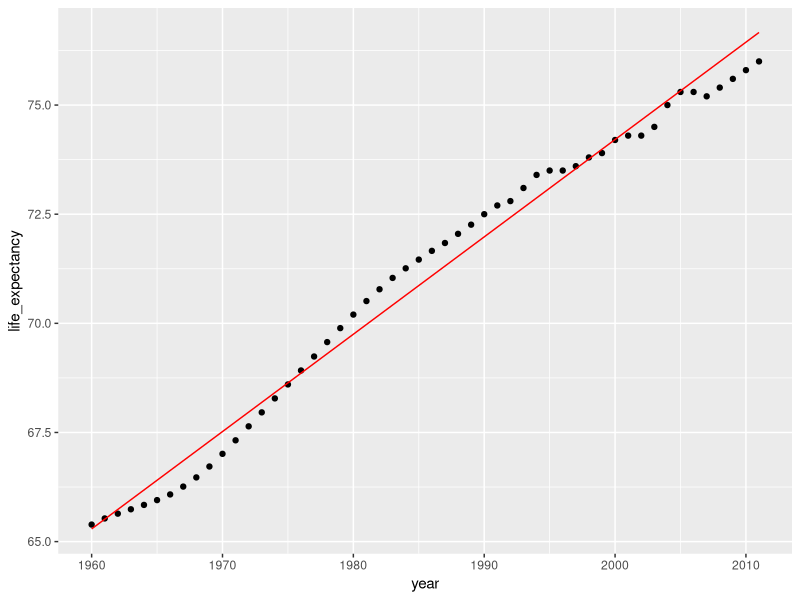
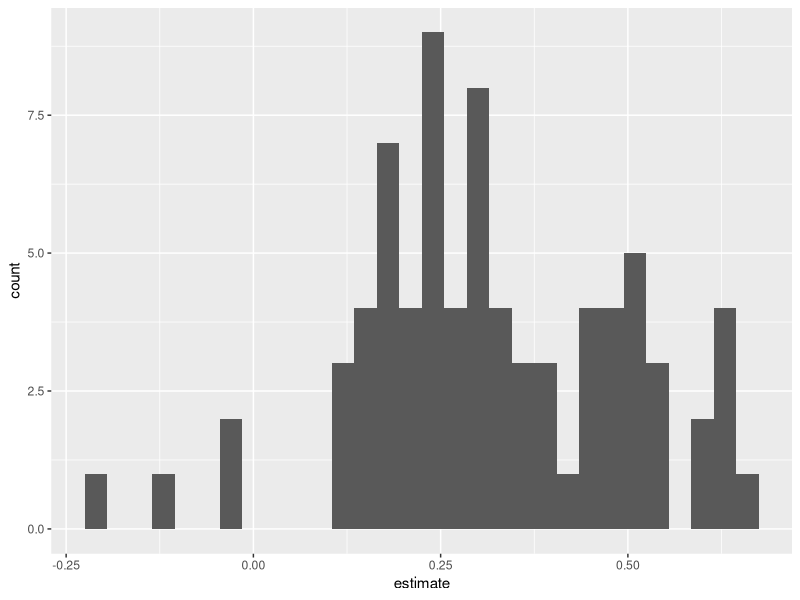
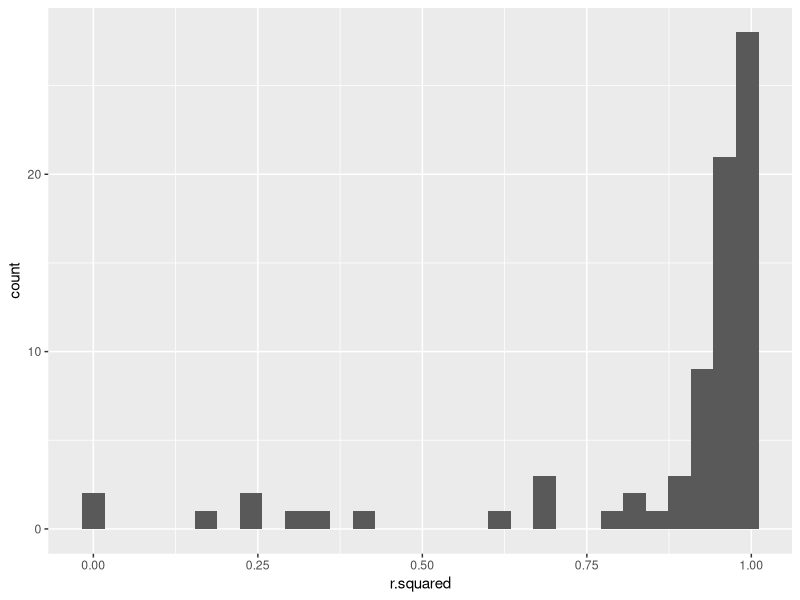
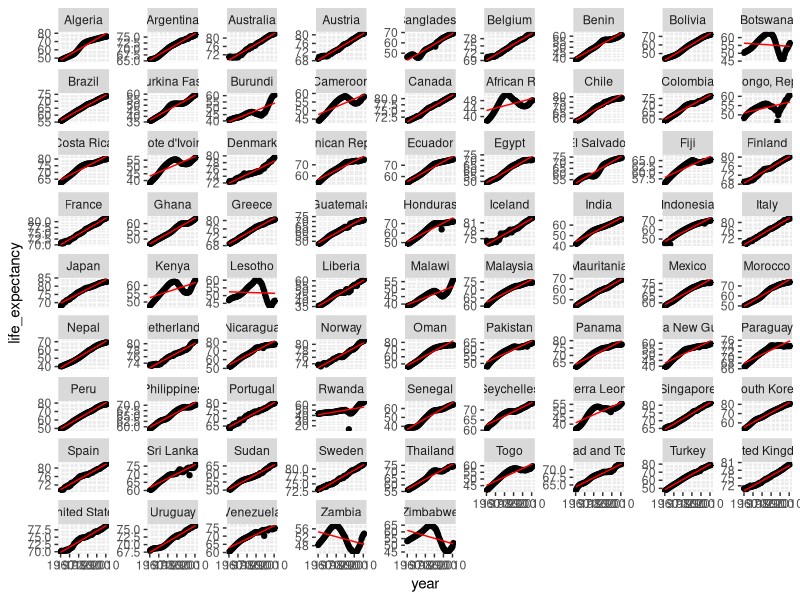
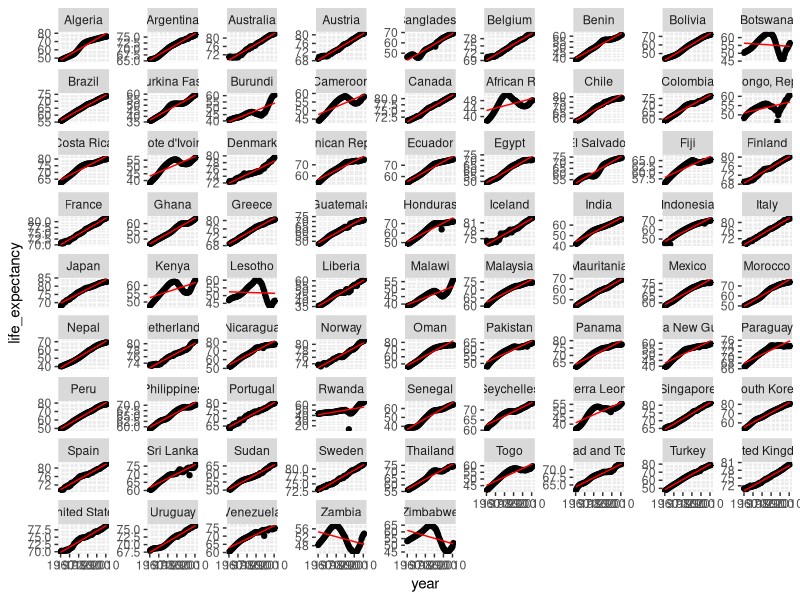

Write the R code that produced these figures, in order. (Note: this script raises an error after producing the figures.)
## ---- chunk 1
knitr::opts_chunk$set(echo = TRUE, message = FALSE, warning = FALSE)
library(tidyverse)
select <- dplyr::select
library(dslabs)
gapminder <- gapminder %>% drop_na(population)
gapminder <- read.csv("gapminder.csv") %>% select(-1) %>% as.tibble()
library(broom)
library(rsample)

## ---- chunk 2
# Explore gapminder
head(gapminder)

# Prepare the nested dataframe gap_nested
gap_nested <- gapminder %>% group_by(country) %>% nest()

# Explore gap_nested
head(gap_nested)
## ---- chunk 3
# Create the unnested dataframe called gap_unnnested
gap_unnested <- gap_nested %>% unnest() %>% arrange(year) %>% as.data.frame() 

# Confirm that your data was not modified  
identical(gapminder, gap_unnested)
## ---- chunk 4
# Extract the data of Algeria
algeria_df <- gap_nested$data[[2]]

# Calculate the minimum of the population vector
min(algeria_df$population)

# Calculate the maximum of the population vector
max(algeria_df$population)

# Calculate the mean of the population vector
mean(algeria_df$population)
## ---- chunk 5
# Calculate the mean population for each country
pop_nested <- gap_nested %>% mutate(mean_pop = map(data, ~mean(.x$population)))

# Take a look at pop_nested
head(pop_nested)

# Extract the mean_pop value by using unnest
pop_mean <- pop_nested %>% unnest(mean_pop)

# Take a look at pop_mean
head(pop_mean)
## ---- chunk 6
# Calculate mean population and store result as a double
pop_mean <- gap_nested %>% mutate(mean_pop = map_dbl(data, ~mean(.x$population)))

# Take a look at pop_mean
head(pop_mean)
## ---- chunk 7
# Build a linear model for each country
gap_models <- gap_nested %>% mutate(model = map(data, ~lm(formula = life_expectancy~year, data = .x)))
    
# Extract the model for Algeria    
algeria_model <- gap_models$model[[2]]

# View the summary for the Algeria model
summary(algeria_model)
## ---- chunk 8
# Extract the coefficients of the algeria_model as a dataframe
tidy(algeria_model)

# Extract the statistics of the algeria_model as a dataframe
glance(algeria_model)
## ---- chunk 9
# Build the augmented dataframe
algeria_fitted <- augment(algeria_model)

# Compare the predicted values with the actual values of life expectancy
algeria_fitted %>% ggplot(aes(x = year)) +
  geom_point(aes(y = life_expectancy)) + 
  geom_line(aes(y = .fitted), color = "red")
## ---- chunk 10
# Extract the coefficient statistics of each model into nested dataframes
model_coef_nested <- gap_models %>% mutate(coef = map(model, ~tidy(.x)))
    
# Simplify the coef dataframes for each model    
model_coef <- model_coef_nested %>% unnest(coef)

# Plot a histogram of the coefficient estimates for year         
model_coef %>% filter(term == "year") %>% ggplot(aes(x = estimate)) +
  geom_histogram()
## ---- chunk 11
# Extract the fit statistics of each model into dataframes
model_perf_nested <- gap_models %>% mutate(fit = map(model, ~glance(.x)))

# Simplify the fit dataframes for each model    
model_perf <- model_perf_nested %>% unnest(fit)
    
# Look at the first six rows of model_perf
head(model_perf)
## ---- chunk 12
# Plot a histogram of rsquared for the 77 models    
model_perf %>% ggplot(aes(x = r.squared)) + geom_histogram()
  
# Extract the 4 best fitting models
best_fit <- model_perf %>% top_n(n = 4, wt = r.squared)

# Extract the 4 models with the worst fit
worst_fit <- model_perf %>% top_n(n = 4, wt = -r.squared)
## ---- chunk 13
best_augmented <- best_fit %>% 
  # Build the augmented dataframe for each country model
  mutate(augmented = map(model, ~augment(.x))) %>% 
  # Expand the augmented dataframes
  unnest(augmented)

worst_augmented <- worst_fit %>% 
  # Build the augmented dataframe for each country model
  mutate(augmented = map(model, ~augment(.x))) %>% 
  # Expand the augmented dataframes
  unnest(augmented)
## ---- chunk 14
# Compare the predicted values with the actual values of life expectancy 
# for the top 4 best fitting models
best_augmented %>% 
  ggplot(aes(x = year)) +
  geom_point(aes(y = life_expectancy)) + 
  geom_line(aes(y = .fitted), color = "red") +
  facet_wrap(~country, scales = "free_y")

# Compare the predicted values with the actual values of life expectancy 
# for the top 4 worst fitting models
worst_augmented %>% 
  ggplot(aes(x = year)) +
  geom_point(aes(y = life_expectancy)) + 
  geom_line(aes(y = .fitted), color = "red") +
  facet_wrap(~country, scales = "free_y")
## ---- chunk 15


# Build a linear model for each country using all features
gap_fullmodel <- gap_nested %>% mutate(model = map(data, ~lm(life_expectancy~., data = .x)))

fullmodel_perf <- gap_fullmodel %>% 
  # Extract the fit statistics of each model into dataframes
  mutate(fit = map(model, ~glance(.x))) %>% 
  # Simplify the fit dataframes for each model
  unnest(fit)
  
# View the performance for the four countries with the worst fitting 
# four simple models you looked at before
fullmodel_perf %>% 
  filter(country %in% worst_fit$country) %>% 
  select(country, adj.r.squared)
## ---- chunk 16
set.seed(42)

# Prepare the initial split object
gap_split <- initial_split(gapminder, prop = .75)

# Extract the training dataframe
training_data <- training(gap_split)

# Extract the testing dataframe
testing_data <- testing(gap_split)

# Calculate the dimensions of both training_data and testing_data
dim(training_data)
dim(testing_data)
## ---- chunk 17
set.seed(42)

# Prepare the dataframe containing the cross validation partitions
cv_split <- vfold_cv(training_data, v = 5)

cv_data <- cv_split %>% 
  mutate(
    # Extract the train dataframe for each split
    train = map(splits, ~training(.x)), 
    # Extract the validate dataframe for each split
    validate = map(splits, ~testing(.x))
  )

# Use head() to preview cv_data
head(cv_data)
## ---- chunk 18
# Build a model using the train data for each fold of the cross validation
cv_models_lm <- cv_data %>% mutate(model = map(train, ~lm(formula = life_expectancy~., data = .x)))
## ---- chunk 19
cv_prep_lm <- cv_models_lm %>% 
  mutate(
    # Extract the recorded life expectancy for the records in the validate dataframes
    validate_actual = map(validate, ~.x$life_expectancy),
    # Predict life expectancy for each validate set using its corresponding model
    validate_predicted = map2(.x = model, .y = validate, ~predict(.x, .y))
  )
## ---- chunk 20
library(Metrics)
mae <- Metrics::mae
# Calculate the mean absolute error for each validate fold       
cv_eval_lm <- cv_prep_lm %>% 
  mutate(validate_mae = map2_dbl(validate_actual, validate_predicted, ~mae(actual = .x, predicted = .y)))

# Print the validate_mae column
cv_eval_lm$validate_mae

# Calculate the mean of validate_mae column
mean(cv_eval_lm$validate_mae)
## ---- chunk 21
library(ranger)

# Build a random forest model for each fold
cv_models_rf <- cv_data %>% 
  mutate(model = map(train, ~ranger(formula = life_expectancy~., data = .x,
                                    num.trees = 100, seed = 42)))

# Generate predictions using the random forest model
cv_prep_rf <- cv_models_rf %>% 
  mutate(validate_actual = map(validate, ~.x$life_expectancy), validate_predicted = map2(.x = model, .y = validate, ~predict(.x, .y)$predictions))
## ---- chunk 22
library(ranger)

# Calculate validate MAE for each fold
cv_eval_rf <- cv_prep_rf %>% 
  mutate(validate_mae = map2_dbl(validate_actual, validate_predicted, ~mae(actual = .x, predicted = .y)))

# Print the validate_mae column
cv_eval_rf$validate_mae

# Calculate the mean of validate_mae column
mean(cv_eval_rf$validate_mae)
## ---- chunk 23
# Prepare for tuning your cross validation folds by varying mtry
cv_tune <- cv_data %>% crossing(mtry = 2:5) 

# Build a model for each fold & mtry combination
cv_model_tunerf <- cv_tune %>% mutate(model = map2(.x = train, .y = mtry, ~ranger(formula = life_expectancy~., 
                                              data = .x, mtry = .y, 
                                              num.trees = 100, seed = 42)))
## ---- chunk 24
# Generate validate predictions for each model
cv_prep_tunerf <- cv_model_tunerf %>% mutate(validate_actual = map(validate, ~.x$life_expectancy), validate_predicted = map2(.x = model, .y = validate, ~predict(.x, .y)$predictions))

# Calculate validate MAE for each fold and mtry combination
cv_eval_tunerf <- cv_prep_tunerf %>% 
  mutate(validate_mae = map2_dbl(.x = validate_actual, .y = validate_predicted, ~mae(actual = .x, predicted = .y)))

# Calculate the mean validate_mae for each mtry used  
cv_eval_tunerf %>% 
  group_by(mtry) %>% 
  summarise(mean_mae = mean(validate_mae))
## ---- chunk 25
# Build the model using all training data and the best performing parameter
best_model <- ranger(formula = life_expectancy~., data = training_data,
                     mtry = 4, num.trees = 100, seed = 42)

# Prepare the test_actual vector
test_actual <- testing_data$life_expectancy

# Predict life_expectancy for the testing_data
test_predicted <- predict(best_model, testing_data)$predictions

# Calculate the test MAE
mae(test_actual, test_predicted)
## ---- chunk 26
set.seed(42)

attrition <- read.csv("attrition.csv") %>% select(-1)

# Prepare the initial split object
data_split <- initial_split(attrition, prop = 0.75)

# Extract the training dataframe
training_data <- training(data_split)

# Extract the testing dataframe
testing_data <- testing(data_split)

cv_split <- vfold_cv(training_data, v = 5)

cv_data <- cv_split %>% 
  mutate(
    # Extract the train dataframe for each split
    train = map(splits, ~training(.x)),
    # Extract the validate dataframe for each split
    validate = map(splits, ~testing(.x))
  )
## ---- chunk 27
# Build a model using the train data for each fold of the cross validation
cv_models_lr <- cv_data %>% 
  mutate(model = map(train, ~glm(formula = Attrition~., data = .x, family = "binomial")))
## ---- chunk 28
# Extract the first model and validate 
model <- cv_models_lr$model[[1]]
validate <- cv_models_lr$validate[[1]]

# Prepare binary vector of actual Attrition values in validate
validate_actual <- validate$Attrition == "Yes"

# Predict the probabilities for the observations in validate
validate_prob <- predict(model, validate, type = "response")

# Prepare binary vector of predicted Attrition values for validate
validate_predicted <- validate_prob > 0.5
## ---- chunk 29
library(Metrics)

# Compare the actual & predicted performance visually using a table
table(validate_actual, validate_predicted)

# Calculate the accuracy
accuracy(validate_actual, validate_predicted)

# Calculate the precision
precision(validate_actual, validate_predicted)

# Calculate the recall
recall(validate_actual, validate_predicted)
